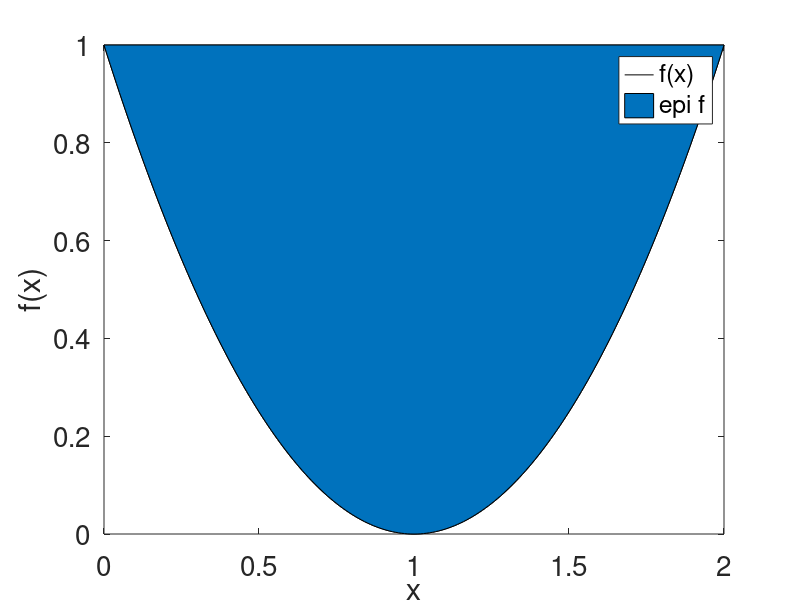

This chart was generated by the following MATLAB code: (Note: this script raises an error after producing the figure.)
clc; clear all; close all

%& Plotting for epigraphs
x = 0:0.01:2;
f1 = @(x) (x-1).^2;
figure, plot(x,f1(x), 'k'), hold on
fill(x,f1(x), [0    0.4470    0.7410]), xlabel('x'), ylabel('f(x)')
legend('f(x)', 'epi f')
set(gca,'Fontsize',20);
save_pdf_without_whitespace('f1.png')

x = -1:0.01:1;
f2 = @(x) abs(x);
figure, plot(x,f2(x), 'k'), hold on
fill(x,f2(x), [0    0.4470    0.7410]), xlabel('x'), ylabel('f(x)')
legend('f(x)', 'epi f')
set(gca,'Fontsize',20);
save_pdf_without_whitespace('f2.png')

x = -2:0.01:2;
f3 = @(x) 1/4*x.^4-x.^2/2;
figure, plot(x,f3(x), 'k'), hold on
fill(x,f3(x), [0    0.4470    0.7410]), xlabel('x'), ylabel('f(x)')
legend('f(x)', 'epi f')
set(gca,'Fontsize',20);
save_pdf_without_whitespace('f3.png')
%% Convec sets
%code to plot a heart shape in MATLAB
%set up mesh
clc; close all
t = linspace(0,2*pi,201);
r = sqrt(abs(2*sin(5*t)));
[x y]=pol2cart(t,r);
z=x;
figure, plot(x+30,y+30),fill(x+30,y+30, [0    0.4470    0.7410]), xlabel('x'), ylabel('f(x)')
axis off, axis equal
save_pdf_without_whitespace('c1.png')

t = linspace(0,2*pi,201);
r = (cos(t)+sin(t));
[x y]=pol2cart(t,r);
z=x;
figure, plot(x+30,y+30),fill(x+30,y+30, [0    0.4470    0.7410]), xlabel('x'), ylabel('f(x)')
axis off, axis equal
save_pdf_without_whitespace('c2.png')


x = 0:0.1:1;
y = x;
figure, plot([0,0,1,1,0],[0,1,1,0,0]),fill([0,0,1,1,0],[0,1,1,0,0], [0    0.4470    0.7410]), xlabel('x'), ylabel('f(x)')
axis off, axis equal
save_pdf_without_whitespace('c3.png')

%% Test proxy 1-D case
clc; close all
rng(1)
n = 5;
x = -1:0.1:1;
f1 = @(x) 1/2*x.^2;
prox_f1 = @(x,lambda) x./(lambda + 1);

lambda = 5;
x_k = 0.5;
x_k_1 = prox_f1(x_k,lambda);
x_k = (rand(n,1))*2-1;
x_k_1 = prox_f1(x_k,1);

plot(x,f1(x)), hold on,
quiver(x_k,f1(x_k),x_k_1-x_k, f1(x_k_1)-f1(x_k), '-r', 'linewidth', 2)
legend('f(x)', 'proximal updates')
save_pdf_without_whitespace('prox_f1.png')

f2 = @(x) abs(x);
x_k_1 = proxy_f2(x_k,lambda);

figure, plot(x,f2(x)), hold on,
quiver(x_k, f2(x_k), x_k_1-x_k, f2(x_k_1)-f2(x_k), '-r', 'linewidth', 2)
legend('f(x)', 'proximal updates')
save_pdf_without_whitespace('prox_f2.png')
%% Show separability of proxy
rng(1)
close all; clc
x = -1:0.1:1;
y = 0.1:0.1:1;
lambda = 5;
[X,Y] = meshgrid(x,y);

f1 = @(x,y) 1/2*(x.^2+y.^2);
f2 = @(x,y) abs(x)+abs(y);

prox_f1 = @(x,lambda) x./(lambda + 1);
Z = f1(X,Y);
figure, contour(X,Y,Z.*(Z>=0)), hold on
x_k = rand(5,1)*(max(x)-min(x))+min(x)
y_k =rand(5,1)*(max(y)-min(y))+min(y)

quiver(x_k,y_k,prox_f1(x_k,lambda)-x_k, prox_f1(y_k,lambda)-y_k, '-r', 'linewidth', 0.8)
save_pdf_without_whitespace('prox_f1_2d.png')

Z = f2(X,Y);
figure, contour(X,Y,Z.*(Z>=0)), hold on
x_k = rand(5,1)*(max(x)-min(x))+min(x)
y_k =rand(5,1)*(max(y)-min(y))+min(y)

quiver(x_k,y_k,proxy_f2(x_k,lambda)-x_k, proxy_f2(y_k,lambda)-y_k, '-r', 'linewidth', 0.8)
save_pdf_without_whitespace('prox_f2_2d.png')
%%
x = -1:0.1:1;
y = 0.1:0.1:1;

[X,Y] = meshgrid(x,y);

f1 = @(x,y) -(1/2*x.^2-y);
f1_y = @(x) (1/2*x.^2);
Z = f1(X,Y)
prox_f1 = @(x,lambda) x./(lambda + 1);

contour(X,Y,Z.*(Z>=0)), hold on
n = 1;
lambda = 0;

x = 0.5;%rand(n,1).*[-1,1];
y = 0.5;%rand(n,1).*[0.1,1];

prox_f1(x, lambda)

plot([x,prox_f1(x, lambda)],[y,f1_y(prox_f1(x, lambda))])
%quiver(x ,y ,v(1) ,v(2) ,v(3) ,s) % Plots a vector v starting from
%the point a and rescales the sise by s

function x_k_1 = proxy_f2(z,lambda)

x_k_1 = (z-lambda).*(z>=lambda) + (z+lambda).*(z<=-lambda);
end
